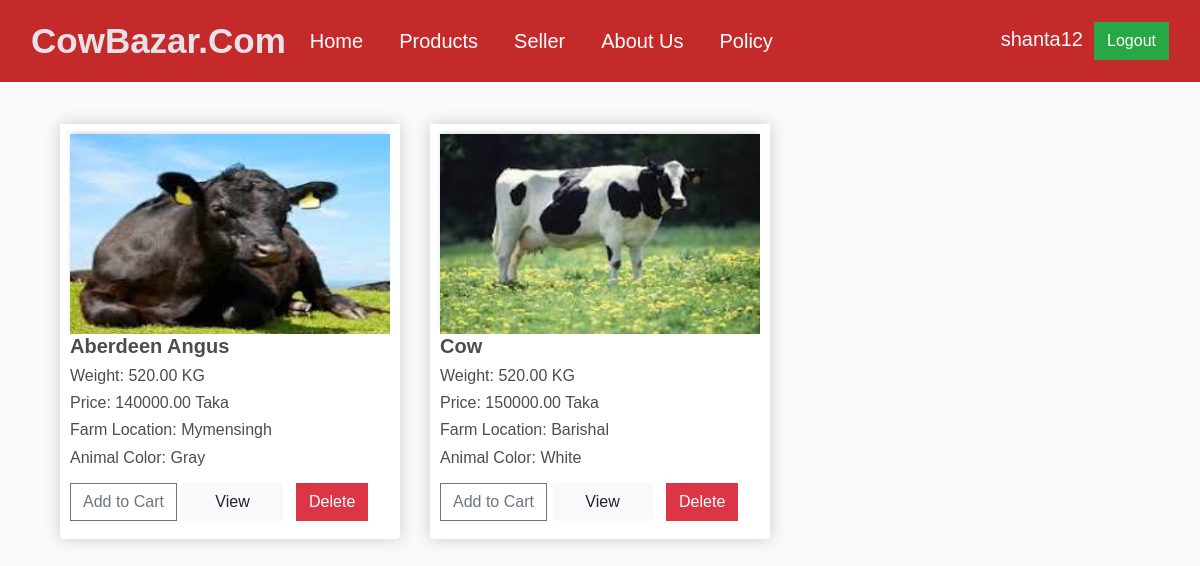
/home/ (signed in), run on an earlier commit of the app's database.
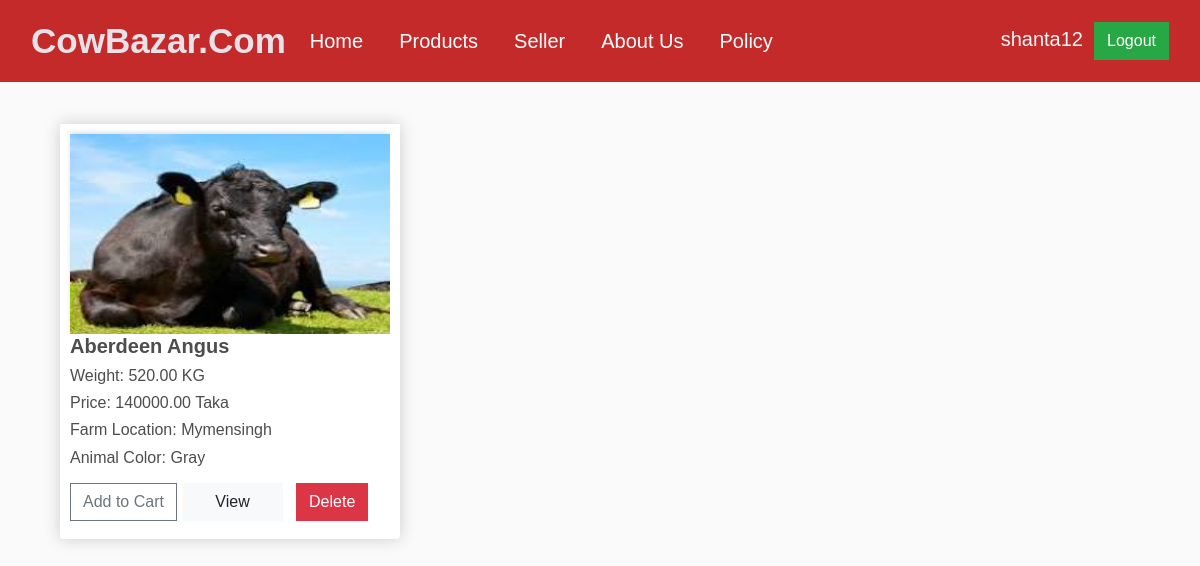
And on a later commit of the database.
### home/models.py (models this page shows, shortened)
class Animal(models.Model):
    user = models.ForeignKey(User, on_delete=models.SET_NULL, null=True, blank=True)
    Animal_name = models.CharField(max_length=100)
    Animal_Weight = models.DecimalField(max_digits=10, decimal_places=2)
    Animal_Prize = models.DecimalField(max_digits=10, decimal_places=2)
    Animal_Farm = models.CharField(max_length=100, default='Unknown')
    Animal_color = models.CharField(max_length=100, default='Unknown')
    Animal_description = models.TextField()
    Animal_image = models.ImageField(upload_to='animal_images', default='')
    quantity = models.PositiveIntegerField(default=1)

### home/views.py (the view)
# urls.py: 2. Add a URL to urlpatterns:  path('', views.home, name='home')
def home(request):
    animals = Animal.objects.all()
    return render(request, 'home.html', {'animals': animals})

### home/templates/Home.html (shortened to what this page needs)
{% extends "base.html" %}
{% load static %}
{% block start %}
<div class="container">
  <div class="row">
    {% for animal in animals %}
    <div class="col-lg-4">
        <div class="box-element product">
          <img src="{{ animal.Animal_image.url }}" class="thumbnail">
          <h5><strong>{{ animal.Animal_name }}</strong></h5>
          <h6>Weight: {{ animal.Animal_Weight }} KG</h6>
          <h6>Price: {{ animal.Animal_Prize }} Taka</h6>
          <h6>Farm Location: {{ animal.Animal_Farm }}</h6>
          <h6>Animal Color: {{ animal.Animal_description }}</h6>
          <form id="add-to-cart-form-{{ animal.id }}" method="post">
            <button data-product="{{ animal.id }}" class="btn btn-outline-secondary add-btn update-cart">Add to Cart</button>
            <a href="#" class="btn btn-light" style="width: 100px">View</a>
            <a href="{% url 'delete_animal' animal.id %}" class="btn btn-danger m-2">Delete</a>
          </form>
        </div>
      </div>
    {% endfor %}
  </div>
</div>
{% endblock %}

What changed in the data, as far as the page shows it:
removed Animal: Animal_image (picture), Animal_name "Cow", Animal_Weight "520.00", Animal_Prize "150000.00", Animal_Farm "Barishal", Animal_description "White"
